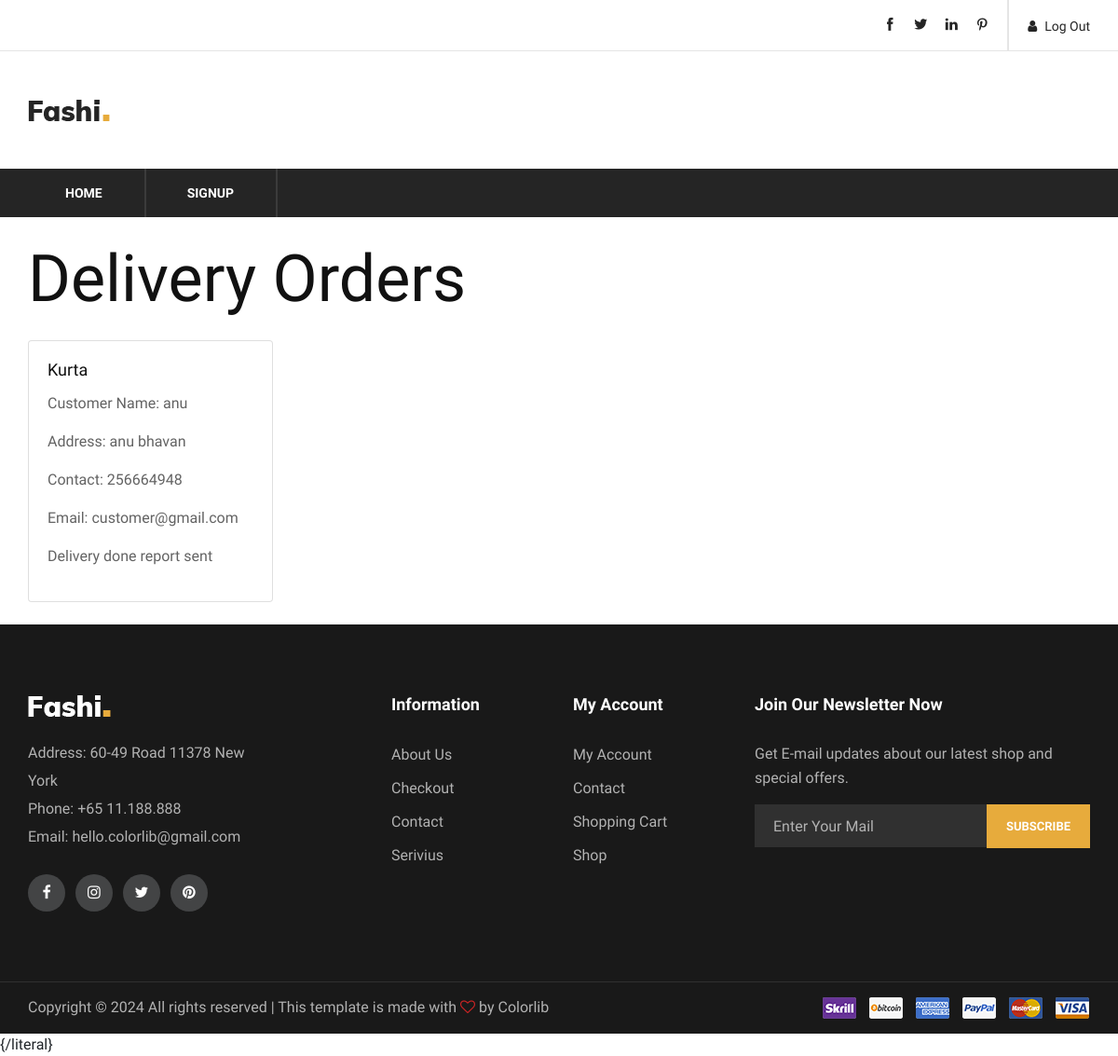
The page /delivery_orders (signed in) on the database as committed earlier.
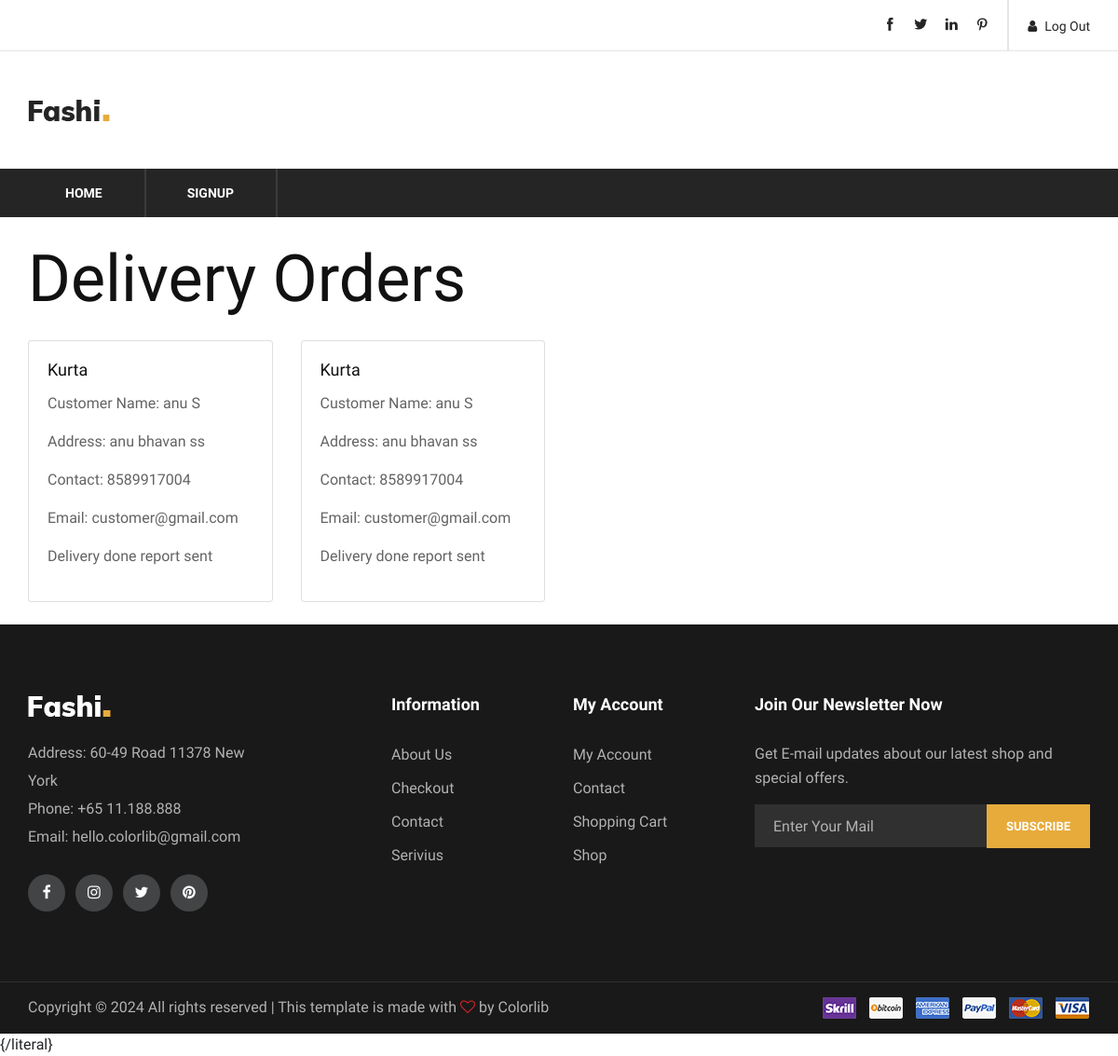
The same page on the database as committed later.
### myapp/models.py (models this page shows)
class AssignDelBoys(models.Model):
    cartid = models.CharField(max_length=11)
    loginid = models.IntegerField()
    currentdate = models.DateField(auto_now_add=True)

class Product(models.Model):
    category = models.CharField(max_length=20)
    name = models.CharField(max_length=20)
    image = models.FileField(upload_to='images/',max_length=250,null=True,default=None)
    details = models.CharField(max_length=60)
    rentamt = models.IntegerField()
    amount = models.IntegerField()
    loginid = models.IntegerField()
    selling = models.CharField(max_length=10)

class Customer(models.Model):
    customername = models.CharField(max_length=20, validators=[MaxLengthValidator(20), validate_no_numbers])
    address = models.CharField(max_length=60, validators=[MaxLengthValidator(60)])
    contact = models.CharField(max_length=12, validators=[RegexValidator(regex='^[0-9]{10,12}$', message='Please enter a valid 10 to 12-digit contact number.')])
    email = models.EmailField(max_length=32, unique=True)
    password = models.CharField(max_length=32)

### myapp/views.py (the view)
# urls.py: path('delivery_orders', views.delivery_orders, name='delivery_orders'),
def delivery_orders(request):
    delivery_id = request.session.get('deliveryid')
    assigned_orders = AssignDelBoys.objects.filter(loginid=delivery_id)
    orders_data = []
    for assigned_order in assigned_orders:
        cart = get_object_or_404(Cart, id=assigned_order.cartid)
        customer = get_object_or_404(Customer, id=cart.loginid)
        product = get_object_or_404(Product, id=cart.menuid)
        order_data = {
            'order': assigned_order,  # The assigned order itself
            'cart': cart,
            'customer': customer,
            'product': product,
        }
        orders_data.append(order_data)
    return render(request, 'delivery_orders.html', {'orders_data': orders_data})

### myapp/templates/delivery_orders.html
{% extends "deliveryheader.html" %}
{% block content %}
<div class="container">
    {% if orders_data %}
    <h1 class="my-4">Delivery Orders</h1>
    <div class="row">
        {% for order_data in orders_data %}
        <div class="col-md-3 mb-4">
            <div class="card">
                <div class="card-body">
                    <h5 class="card-title">{{ order_data.product.name }}</h5>
                    <p class="card-text">Customer Name: {{ order_data.customer.customername }}</p>
                    <p class="card-text">Address: {{ order_data.customer.address }}</p>
                    <p class="card-text">Contact: {{ order_data.customer.contact }}</p>
                    <p class="card-text">Email: {{ order_data.customer.email }}</p>
                    {% if order_data.cart.delstatus != 1 %}
                        <a href="{% url 'mark_delivered' cart_id=order_data.cart.id %}" class="btn btn-primary">Delivered</a>
                    {% else %}
                        <p>Delivery done report sent</p>
                    {% endif %}
                </div>
            </div>
        </div>
        {% endfor %}
    </div>
    {% else %}
        <p>No orders assigned to you.</p>
    {% endif %}
</div>
{% endblock %}

### myapp/templates/deliveryheader.html (shortened to what this page needs)
<!DOCTYPE html>
{%load static%}
<html lang="zxx">
  <head>
    <link rel="stylesheet" href="{% static 'user2/css/bootstrap.min.css' %}" type="text/css" />
    <link rel="stylesheet" href="{% static 'user2/css/font-awesome.min.css' %}" type="text/css" />
    <link rel="stylesheet" href="{% static 'user2/css/themify-icons.css' %}" type="text/css" />
    <link rel="stylesheet" href="{% static 'user2/css/elegant-icons.css' %}" type="text/css" />
    <link rel="stylesheet" href="{% static 'user2/css/owl.carousel.min.css' %}" type="text/css" />
    <link rel="stylesheet" href="{% static 'user2/css/nice-select.css' %}" type="text/css" />
    <link rel="stylesheet" href="{% static 'user2/css/jquery-ui.min.css' %}" type="text/css" />
    <link rel="stylesheet" href="{% static 'user2/css/slicknav.min.css' %}" type="text/css" />
    <link rel="stylesheet" href="{% static 'user2/css/style.css' %}" type="text/css" />
  </head>
  <body>
    <header class="header-section">
        <div class="header-top">
          <div class="container">
            <div class="ht-right">
              <a href="{% url 'logout'%}" class="login-panel"
                ><i class="fa fa-user"></i>Log Out</a
              >
              <div class="top-social">
                <a href="#"><i class="ti-facebook"></i></a>
                <a href="#"><i class="ti-twitter-alt"></i></a>
                <a href="#"><i class="ti-linkedin"></i></a>
                <a href="#"><i class="ti-pinterest"></i></a>
              </div>
            </div>
          </div>
        </div>
        <div class="container">
          <div class="inner-header">
            <div class="row">
              <div class="col-lg-2 col-md-2">
                <div class="logo">
                  <a href="./index.html">
                    <img src="{% static 'user2/img/logo.png' %}" alt="" />
                  </a>
                </div>
              </div>
              <div class="col-lg-7 col-md-7">
              </div>
              <div class="col-lg-3 text-right col-md-3">
                <ul class="nav-right">
                </ul>
              </div>
            </div>
          </div>
        </div>
        <div class="nav-item">
          <div class="container">
            <nav class="nav-menu mobile-menu">
              <ul>
                <li><a href="{% url 'deliveryhome' %}">Home</a></li>
                <li>
                  <a href="#">Signup </a>
                </li>
              </ul>
            </nav>
          </div>
        </div>
      </header>
    {%block content%} {%endblock%}
    <footer class="footer-section">
        <div class="container">
          <div class="row">
            <div class="col-lg-3">
              <div class="footer-left">
                <div class="footer-logo">
                  <a href="#"><img src="{% static 'user2/img/footer-logo.png' %}" alt="" /></a>
                </div>
                <ul>
                  <li>Address: 60-49 Road 11378 New York</li>
                  <li>Phone: +65 11.188.888</li>
                  <li>Email: hello.colorlib@gmail.com</li>
                </ul>
                <div class="footer-social">
                  <a href="#"><i class="fa fa-facebook"></i></a>
                  <a href="#"><i class="fa fa-instagram"></i></a>
                  <a href="#"><i class="fa fa-twitter"></i></a>
                  <a href="#"><i class="fa fa-pinterest"></i></a>
                </div>
              </div>
            </div>
            <div class="col-lg-2 offset-lg-1">
              <div class="footer-widget">
                <h5>Information</h5>
                <ul>
                  <li><a href="#">About Us</a></li>
                  <li><a href="#">Checkout</a></li>
                  <li><a href="#">Contact</a></li>
                  <li><a href="#">Serivius</a></li>
                </ul>
              </div>
            </div>
            <div class="col-lg-2">
              <div class="footer-widget">
                <h5>My Account</h5>
                <ul>
                  <li><a href="#">My Account</a></li>
                  <li><a href="#">Contact</a></li>
                  <li><a href="#">Shopping Cart</a></li>
                  <li><a href="#">Shop</a></li>
                </ul>
              </div>
            </div>
            <div class="col-lg-4">
              <div class="newslatter-item">
                <h5>Join Our Newsletter Now</h5>
                <p>
                  Get E-mail updates about our latest shop and special offers.
                </p>
                <form action="#" class="subscribe-form">
                  <input type="text" placeholder="Enter Your Mail" />
                  <button type="button">Subscribe</button>
                </form>
              </div>
            </div>
          </div>
        </div>
        <div class="copyright-reserved">
          <div class="container">
            <div class="row">
              <div class="col-lg-12">
                <div class="copyright-text">
                  Copyright &copy;
                  All rights reserved | This template is made with
                  <i class="fa fa-heart-o" aria-hidden="true"></i> by
                  <a href="https://colorlib.com" target="_blank">Colorlib</a>
                </div>
                <div class="payment-pic">
                  <img src="{% static 'user2/img/payment-method.png' %}" alt="" />
                </div>
              </div>
            </div>
          </div>
        </div>
      </footer>
    </body>
  </html>

### myapp/static/user2/css/style.css (style rules this page uses)
html, body { height: 100%; font-family: "Muli", sans-serif; -webkit-font-smoothing: antialiased; font-smoothing: antialiased; }
h1, h2, h3, h4, h5, h6 { margin: 0; color: #111111; font-weight: 400; font-family: "Muli", sans-serif; }
h1 { font-size: 70px; }
h5 { font-size: 18px; }
p { font-size: 16px; font-family: "Muli", sans-serif; color: #636363; font-weight: 400; line-height: 26px; margin: 0 0 15px 0; }
img { max-width: 100%; }
ul, ol { padding: 0; margin: 0; }
.header-top { display: -webkit-box; display: -ms-flexbox; display: flex; border-bottom: 1px solid #e5e5e5; }
.header-top .ht-right { float: right; }
.header-top .ht-right .login-panel { float: right; font-size: 14px; color: #252525; display: inline-block; padding-left: 20px; border-left: 1px solid #e5e5e5; padding-top: 18px; padding-bottom: 15px; }
.header-top .ht-right .login-panel i { margin-right: 8px; }
.header-top .ht-right .top-social { float: right; padding-right: 20px; padding-top: 15px; padding-bottom: 15px; border-right: 1px solid #e5e5e5; }
.header-top .ht-right .top-social a { color: #252525; font-size: 14px; display: inline-block; margin-left: 15px; }
.inner-header { padding: 39px 0; }
.inner-header .logo { padding: 12px 0; }
.inner-header .logo a { display: inline-block; }
.inner-header .nav-right { padding: 10px 0; }
.nav-item { background: #252525; display: -webkit-box; display: -ms-flexbox; display: flex; }
.nav-item .nav-menu { display: -webkit-inline-box; display: -ms-inline-flexbox; display: inline-flex; position: relative; }
.nav-item .nav-menu li { list-style: none; display: inline-block; margin-left: -5px; position: relative; }
.nav-item .nav-menu li a { font-size: 14px; font-weight: 700; display: block; color: #ffffff; border-right: 2px solid #3b3b3b; text-transform: uppercase; padding: 16px 42px 15px; -webkit-transition: all 0.3s; -o-transition: all 0.3s; transition: all 0.3s; }
.footer-section { background: #191919; padding-top: 75px; }
.footer-left { margin-bottom: 30px; }
.footer-left .footer-logo { margin-bottom: 24px; }
.footer-left .footer-logo a { display: inline-block; }
.footer-left ul li { list-style: none; color: #b2b2b2; font-size: 16px; line-height: 30px; }
.footer-left .footer-social { padding-top: 25px; }
.footer-left .footer-social a { display: inline-block; height: 40px; width: 40px; background: #434445; color: #ffffff; text-align: center; line-height: 40px; border-radius: 50%; margin-right: 7px; position: relative; z-index: 1; }
.footer-left .footer-social a:before { position: absolute; left: 0; top: 0; height: 100%; width: 100%; background: #e7ab3c; content: ""; border-radius: 50%; opacity: 0; -webkit-transition: all 0.3s; -webkit-transition: 0.3s; -o-transition: 0.3s; transition: 0.3s; z-index: -1; }
.footer-widget { margin-bottom: 30px; }
.footer-widget h5 { color: #ffffff; font-weight: 700; margin-bottom: 26px; }
.footer-widget ul li { list-style: none; }
.footer-widget ul li a { line-height: 36px; font-size: 16px; color: #b2b2b2; }
.newslatter-item h5 { color: #ffffff; font-weight: 700; margin-bottom: 30px; }
.newslatter-item p { color: #b2b2b2; line-height: 26px; }
.newslatter-item .subscribe-form { position: relative; }
.newslatter-item .subscribe-form input { color: #b2b2b2; background: #303030; width: 100%; height: 46px; font-size: 16px; border: none; padding-left: 20px; }
.newslatter-item .subscribe-form input::placeholder { color: #b2b2b2; }
.newslatter-item .subscribe-form button { display: inline-block; color: #ffffff; background: #e7ab3c; font-size: 13px; font-weight: 700; text-transform: uppercase; border: 1px solid #e7ab3c; position: absolute; right: 0; top: 0; padding: 13px 20px 12px; cursor: pointer; }
.copyright-reserved { border-top: 1px solid #303030; padding: 15px 0; margin-top: 45px; }
.copyright-reserved .copyright-text { float: left; font-size: 16px; color: #b2b2b2; }
.copyright-reserved .copyright-text a { color: #b2b2b2; }
.copyright-reserved .copyright-text i { color: #cc2424; }
.copyright-reserved .payment-pic { float: right; }
@media only screen and (min-width: 1200px) and (max-width: 1920px) { .nav-item .nav-menu li a { padding: 16px 45px 15px; } }
@media only screen and (min-width: 1200px) { .container { max-width: 1170px; } }

Rows that differ between the two databases and show on the page:
changed through a linked row, AssignDelBoys (number 1 of 2 on the later page): customer.customername "anu" → "anu S"; customer.address "anu bhavan" → "anu bhavan ss"; customer.contact "256664948" → "8589917004"
added AssignDelBoys: product.name "Kurta", customer.customername "anu S", customer.address "anu bhavan ss", customer.contact "8589917004", customer.email "customer@gmail.com"
